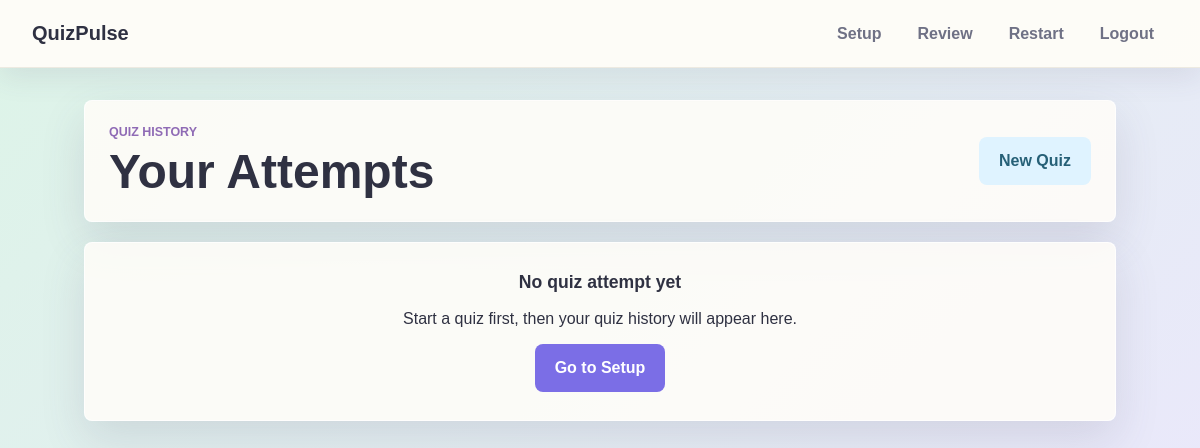
The app's page /QuizPulse/review/ (signed in), older data.
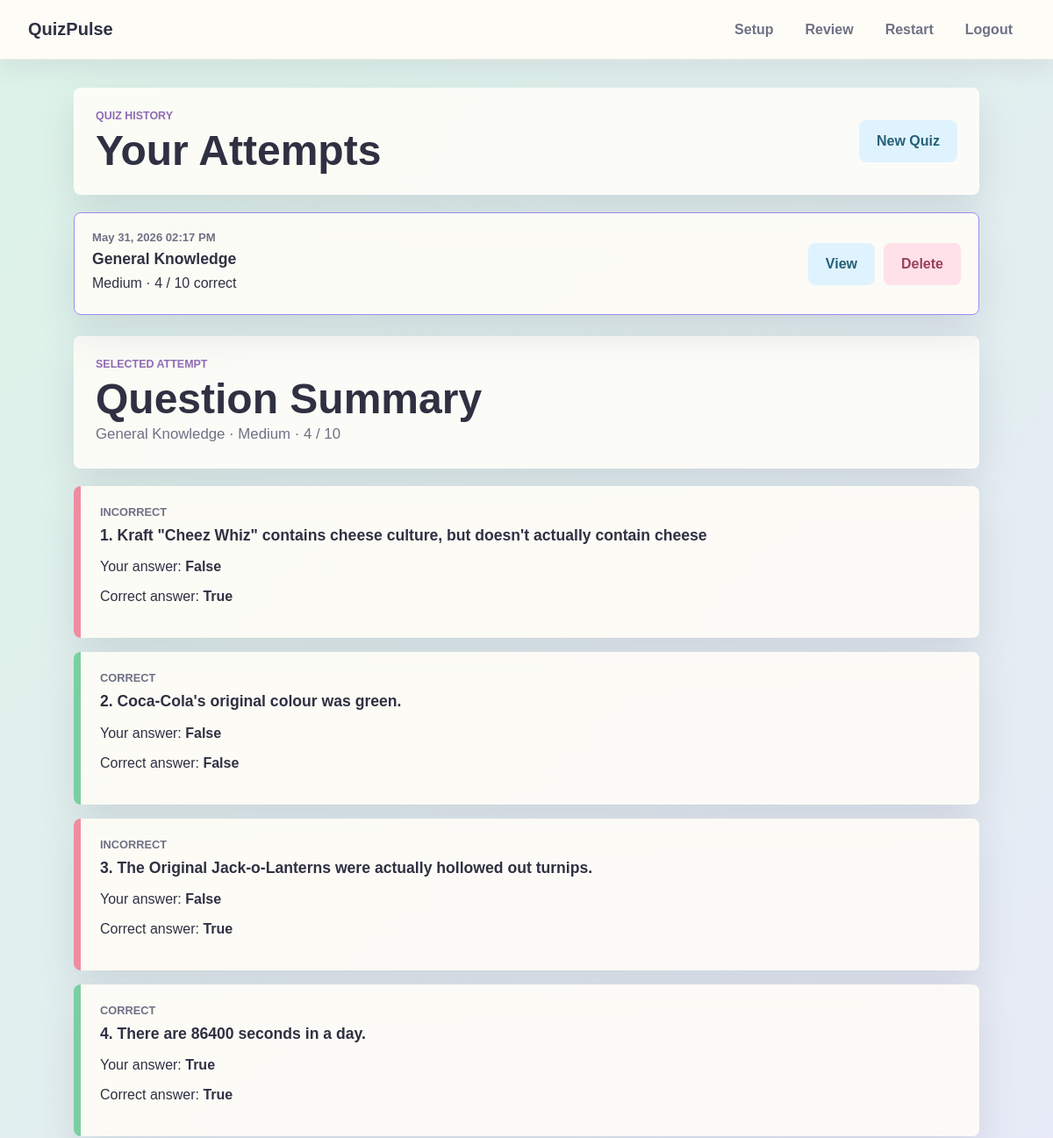
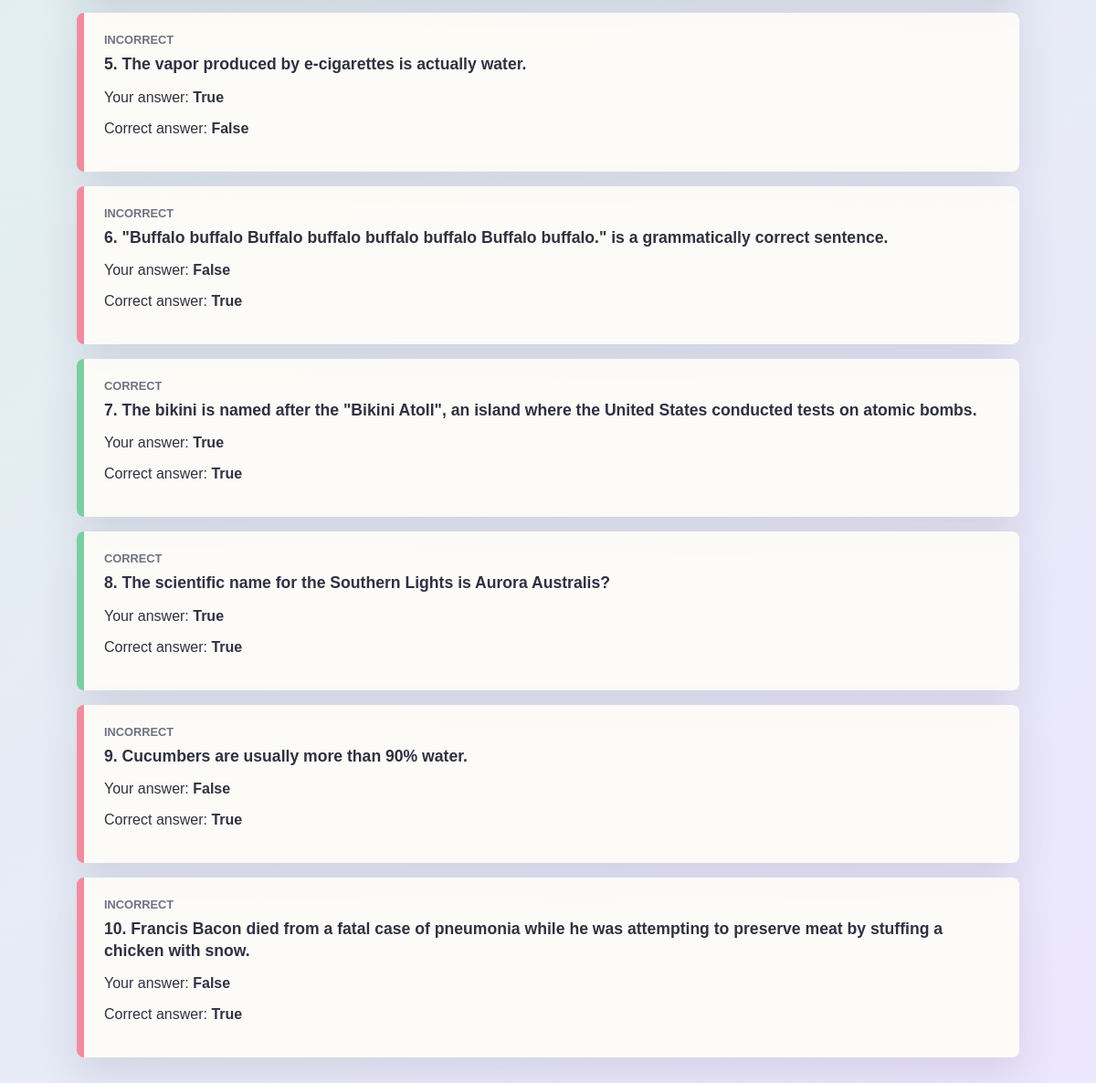
The same page, newer data (2 pictures, top to bottom).
### QuizPulse/models.py (models this page shows, shortened)
class QuizAttempt(models.Model):
    user = models.ForeignKey(User, on_delete=models.CASCADE, related_name="quiz_attempts")
    category = models.CharField(max_length=255)
    difficulty = models.CharField(max_length=20)
    score = models.PositiveIntegerField(default=0)
    total_questions = models.PositiveIntegerField(default=0)
    date_played = models.DateTimeField(auto_now_add=True)
    class Meta:
        ordering = ["-date_played"]

class UserAnswer(models.Model):
    quiz_attempt = models.ForeignKey(
        QuizAttempt,
        on_delete=models.CASCADE,
        related_name="answers",
    )
    question_text = models.TextField()
    user_selected_answer = models.CharField(max_length=500)
    correct_answer = models.CharField(max_length=500)
    is_correct = models.BooleanField(default=False)

### QuizPulse/views.py (the view)
# urls.py: path("review/", views.review, name="review"),
@login_required(login_url="QuizPulse:login")
def review(request, attempt_id=None):
    attempts = QuizAttempt.objects.filter(user=request.user).prefetch_related("answers")
    selected_attempt = None
    review_items = []
    if attempt_id:
        selected_attempt = get_object_or_404(attempts, id=attempt_id)
    elif attempts:
        selected_attempt = attempts.first()
    if selected_attempt:
        review_items = selected_attempt.answers.all()
    return render(
        request,
        "QuizPulse/review.html",
        {
            "attempts": attempts,
            "selected_attempt": selected_attempt,
            "review_items": review_items,
        },
    )

### QuizPulse/templates/QuizPulse/review.html (shortened to what this page needs)
{% extends 'QuizPulse/base.html' %}
{% block content %}
<section class="review-header">
    <div>
        <p class="eyebrow">Quiz history</p>
        <h1>Your Attempts</h1>
    </div>
    <a class="secondary-button" href="{% url 'QuizPulse:restart' %}">New Quiz</a>
</section>
<section class="attempt-list">
    {% for attempt in attempts %}
        <article class="attempt-card {% if selected_attempt.id == attempt.id %}active{% endif %}">
            <div>
                <p class="attempt-date">{{ attempt.date_played|date:"M d, Y h:i A" }}</p>
                <h2>{{ attempt.category }}</h2>
                <p>{{ attempt.difficulty|title }} &middot; {{ attempt.score }} / {{ attempt.total_questions }} correct</p>
            </div>
            <div class="attempt-actions">
                <a class="secondary-button" href="{% url 'QuizPulse:review_attempt' attempt.id %}">View</a>
                <form method="post" action="{% url 'QuizPulse:delete_attempt' attempt.id %}">
                    <button class="danger-button" type="submit">Delete</button>
                </form>
            </div>
        </article>
    {% empty %}
        <article class="empty-state">
            <h2>No quiz attempt yet</h2>
            <p>Start a quiz first, then your quiz history will appear here.</p>
            <a class="primary-button" href="{% url 'QuizPulse:home' %}">Go to Setup</a>
        </article>
    {% endfor %}
</section>
{% if selected_attempt %}
    <section class="review-header detail-header">
        <div>
            <p class="eyebrow">Selected attempt</p>
            <h1>Question Summary</h1>
            <p class="intro">
                {{ selected_attempt.category }} &middot; {{ selected_attempt.difficulty|title }} &middot;
                {{ selected_attempt.score }} / {{ selected_attempt.total_questions }}
            </p>
        </div>
    </section>
    <section class="review-list">
        {% for item in review_items %}
            <article class="review-card {% if item.is_correct %}correct{% else %}incorrect{% endif %}">
                <div class="review-status">{% if item.is_correct %}Correct{% else %}Incorrect{% endif %}</div>
                <h2>{{ forloop.counter }}. {{ item.question_text }}</h2>
                <p>Your answer: <strong>{{ item.user_selected_answer }}</strong></p>
                <p>Correct answer: <strong>{{ item.correct_answer }}</strong></p>
            </article>
        {% empty %}
            <article class="empty-state">
                <h2>No answers saved</h2>
                <p>This attempt does not have answer details yet.</p>
            </article>
        {% endfor %}
    </section>
{% endif %}
{% endblock %}

### QuizPulse/templates/QuizPulse/base.html (shortened to what this page needs)
{% load static %}
<!DOCTYPE html>
<html lang="en">
<head>
    <link rel="stylesheet" href="{% static 'QuizPulse/style.css' %}">
</head>
<body>
    <header class="site-header">
        <nav class="nav">
            <a class="brand" href="{% url 'QuizPulse:home' %}">QuizPulse</a>
            <div class="nav-links">
                {% if user.is_authenticated %}
                    <a href="{% url 'QuizPulse:home' %}">Setup</a>
                    <a href="{% url 'QuizPulse:review' %}">Review</a>
                    <a href="{% url 'QuizPulse:restart' %}">Restart</a>
                    <a href="{% url 'QuizPulse:logout' %}">Logout</a>
                {% else %}
                    <a href="{% url 'QuizPulse:login' %}">Login</a>
                    <a href="{% url 'QuizPulse:register' %}">Register</a>
                {% endif %}
            </div>
        </nav>
    </header>
    <main class="page-shell">
        {% block content %}{% endblock %}
    </main>
</body>
</html>

### QuizPulse/static/QuizPulse/style.css (style rules this page uses)
:root { --ink: #2f3142; --muted: #6f7185; --mint: #d9f3e6; --rose: #ffe1e9; --lilac: #e9e2ff; --sky: #dff3ff; --butter: #fff2c8; --white: #fffdf8; --line: #ece8df; --success: #7acfa0; --danger: #f08ca0; --shadow: 0 18px 45px rgba(78, 72, 104, 0.14); }
* { box-sizing: border-box; }
body { margin: 0; min-height: 100vh; color: var(--ink); font-family: Arial, Helvetica, sans-serif; background: linear-gradient(135deg, rgba(217, 243, 230, 0.9), rgba(233, 226, 255, 0.85)), var(--white); }
a { color: inherit; text-decoration: none; }
.site-header { left: 0; padding: 0; position: sticky; right: 0; top: 0; width: 100%; z-index: 10; }
.nav { align-items: center; background: rgba(255, 253, 248, 0.94); border-bottom: 1px solid rgba(236, 232, 223, 0.9); box-shadow: 0 10px 28px rgba(78, 72, 104, 0.1); display: flex; justify-content: space-between; margin: 0; min-height: 68px; padding: 0 32px; width: 100%; }
.brand { font-size: 1.25rem; font-weight: 800; }
.nav-links { display: flex; gap: 8px; }
.nav-links a { border-radius: 8px; color: var(--muted); font-weight: 700; padding: 10px 14px; transition: background 160ms ease, color 160ms ease; }
.page-shell { margin: 0 auto; max-width: 1080px; padding: 32px 24px 56px; }
.hero-panel, .form-panel, .auth-panel, .quiz-panel, .result-panel, .review-header, .empty-state { background: rgba(255, 253, 248, 0.86); border: 1px solid rgba(255, 255, 255, 0.8); border-radius: 8px; box-shadow: var(--shadow); }
.eyebrow { color: #8f6bb5; font-size: 0.78rem; font-weight: 800; letter-spacing: 0; margin: 0 0 8px; text-transform: uppercase; }
h1, h2, p { margin-top: 0; }
h1 { font-size: clamp(2rem, 4vw, 3.5rem); line-height: 1.05; margin-bottom: 12px; }
h2 { font-size: 1.1rem; line-height: 1.35; }
.intro, .score-line { color: var(--muted); font-size: 1.05rem; line-height: 1.7; margin-bottom: 0; }
.primary-button, .secondary-button, .danger-button { align-items: center; border: 0; border-radius: 8px; cursor: pointer; display: inline-flex; font: inherit; font-weight: 800; justify-content: center; min-height: 48px; padding: 0 20px; }
.secondary-button { background: var(--sky); color: #266077; }
.danger-button { background: var(--rose); color: #9a4058; }
.quiz-meta, .action-row, .review-header { align-items: center; display: flex; gap: 14px; justify-content: space-between; }
.review-header { margin-bottom: 20px; padding: 24px; }
.review-header h1 { margin-bottom: 0; }
.detail-header { margin-top: 24px; }
.attempt-list { display: grid; gap: 14px; }
.attempt-card { align-items: center; background: rgba(255, 253, 248, 0.9); border: 1px solid var(--line); border-radius: 8px; box-shadow: var(--shadow); display: flex; gap: 16px; justify-content: space-between; padding: 20px; }
.attempt-card.active { border-color: #9b8df0; }
.attempt-card h2, .attempt-card p { margin-bottom: 6px; }
.attempt-date { color: var(--muted); font-size: 0.82rem; font-weight: 800; }
.attempt-actions { display: flex; flex-wrap: wrap; gap: 10px; justify-content: flex-end; }
.attempt-actions form { margin: 0; }
.review-list { display: grid; gap: 16px; }
.review-card { background: rgba(255, 253, 248, 0.9); border-left: 8px solid var(--line); border-radius: 8px; box-shadow: var(--shadow); padding: 22px; }
.review-card.correct { border-left-color: var(--success); }
.review-card.incorrect { border-left-color: var(--danger); }
.review-status { color: var(--muted); font-size: 0.8rem; font-weight: 800; margin-bottom: 8px; text-transform: uppercase; }

Row changes from the older to the newer data that the page shows:
added QuizAttempt: date_played "May 31, 2026 02:17 PM", category "General Knowledge", difficulty "Medium", score "4", total_questions "10"
added UserAnswer: is_correct "INCORRECT", question_text "Kraft \"Cheez Whiz\" contains cheese culture, but doesn't actually contain cheese", user_selected_answer "False", correct_answer "True"
added UserAnswer: is_correct "CORRECT", question_text "Coca-Cola's original colour was green.", user_selected_answer "False", correct_answer "False"
added UserAnswer: is_correct "INCORRECT", question_text "The Original Jack-o-Lanterns were actually hollowed out turnips.", user_selected_answer "False", correct_answer "True"
added UserAnswer: is_correct "CORRECT", question_text "There are 86400 seconds in a day.", user_selected_answer "True", correct_answer "True"
added UserAnswer: is_correct "INCORRECT", question_text "The vapor produced by e-cigarettes is actually water.", user_selected_answer "True", correct_answer "False"
added UserAnswer: is_correct "INCORRECT", question_text "\"Buffalo buffalo Buffalo buffalo buffalo buffalo Buffalo buffalo.\" is a grammatically correct sentence.", user_selected_answer "False", correct_answer "True"
added UserAnswer: is_correct "CORRECT", question_text "The bikini is named after the \"Bikini Atoll\", an island where the United States conducted tests on atomic bombs.", user_selected_answer "True", correct_answer "True"
added UserAnswer: is_correct "CORRECT", question_text "The scientific name for the Southern Lights is Aurora Australis?", user_selected_answer "True", correct_answer "True"
added UserAnswer: is_correct "INCORRECT", question_text "Cucumbers are usually more than 90% water.", user_selected_answer "False", correct_answer "True"
added UserAnswer: is_correct "INCORRECT", question_text "Francis Bacon died from a fatal case of pneumonia while he was attempting to preserve meat by stuffing a chicken with snow.", user_selected_answer "False", correct_answer "True"
Text that changed along with them:
text no longer shown: "No quiz attempt yet Start a quiz first, then your quiz history will appear here. Go to Setup"
text now shown: "SELECTED ATTEMPT Question Summary · · /"
